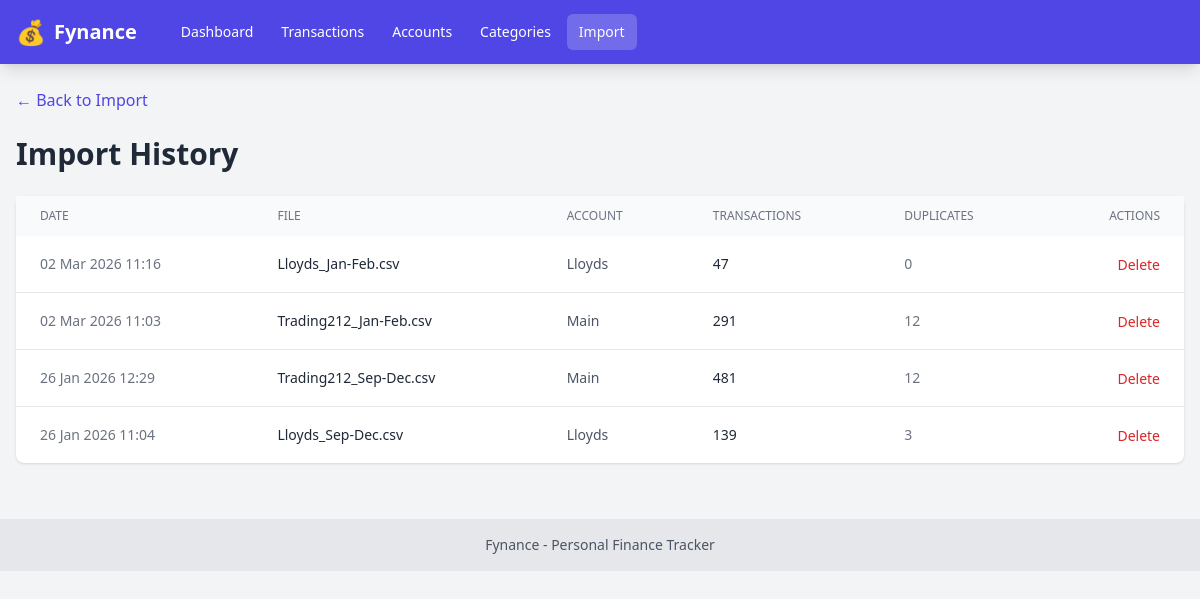
Page /imports/history on the committed database.
### app/models.py (models this page shows, shortened)
class Import(db.Model):
    __tablename__ = 'imports'
    id = db.Column(db.Integer, primary_key=True)
    account_id = db.Column(db.Integer, db.ForeignKey('accounts.id'), nullable=False)
    filename = db.Column(db.String(255))
    imported_at = db.Column(db.DateTime, default=datetime.utcnow)
    transaction_count = db.Column(db.Integer, default=0)
    duplicates_skipped = db.Column(db.Integer, default=0)
    transactions = db.relationship('Transaction', backref='import_record', lazy='dynamic')

class Account(db.Model):
    __tablename__ = 'accounts'
    id = db.Column(db.Integer, primary_key=True)
    name = db.Column(db.String(100), nullable=False)
    bank = db.Column(db.String(100))
    account_number = db.Column(db.String(50))
    currency = db.Column(db.String(3), default='GBP')
    created_at = db.Column(db.DateTime, default=datetime.utcnow)
    transactions = db.relationship('Transaction', backref='account', lazy='dynamic')
    imports = db.relationship('Import', backref='account', lazy='dynamic')

### app/routes/imports.py (the view)
@imports_bp.route('/history')
def import_history():
    imports = Import.query.order_by(Import.imported_at.desc()).all()
    return render_template('imports/history.html', imports=imports)

### app/templates/imports/history.html (shortened to what this page needs)
{% extends "base.html" %}
{% block content %}
<div class="mb-6">
    <a href="{{ url_for('imports.import_page') }}" class="text-indigo-600 hover:underline">← Back to Import</a>
</div>
<div class="flex items-center justify-between mb-6">
    <h1 class="text-3xl font-bold text-gray-800">Import History</h1>
</div>
<div class="bg-white rounded-lg shadow">
    {% if imports %}
    <div class="overflow-x-auto">
        <table class="w-full">
            <thead class="bg-gray-50">
                <tr>
                    <th class="px-6 py-3 text-left text-xs font-medium text-gray-500 uppercase">Date</th>
                    <th class="px-6 py-3 text-left text-xs font-medium text-gray-500 uppercase">File</th>
                    <th class="px-6 py-3 text-left text-xs font-medium text-gray-500 uppercase">Account</th>
                    <th class="px-6 py-3 text-left text-xs font-medium text-gray-500 uppercase">Transactions</th>
                    <th class="px-6 py-3 text-left text-xs font-medium text-gray-500 uppercase">Duplicates</th>
                    <th class="px-6 py-3 text-right text-xs font-medium text-gray-500 uppercase">Actions</th>
                </tr>
            </thead>
            <tbody class="divide-y divide-gray-200">
                {% for imp in imports %}
                <tr class="hover:bg-gray-50">
                    <td class="px-6 py-4 text-sm text-gray-500">{{ imp.imported_at.strftime('%d %b %Y %H:%M') }}</td>
                    <td class="px-6 py-4 text-sm text-gray-800">{{ imp.filename }}</td>
                    <td class="px-6 py-4 text-sm text-gray-600">{{ imp.account.name }}</td>
                    <td class="px-6 py-4 text-sm text-gray-800">{{ imp.transaction_count }}</td>
                    <td class="px-6 py-4 text-sm text-gray-500">{{ imp.duplicates_skipped }}</td>
                    <td class="px-6 py-4 text-right">
                        <form action="{{ url_for('imports.delete_import', import_id=imp.id) }}" method="POST"
                              onsubmit="return confirm('Delete this import and all its transactions?');"
                              class="inline">
                            <button type="submit" class="text-red-600 hover:text-red-800 text-sm">Delete</button>
                        </form>
                    </td>
                </tr>
                {% endfor %}
            </tbody>
        </table>
    </div>
    {% else %}
    <div class="p-12 text-center">
        <div class="text-4xl mb-4">📥</div>
        <p class="text-gray-600 mb-4">No imports yet</p>
        <a href="{{ url_for('imports.import_page') }}" class="text-indigo-600 hover:underline">Import your first statement</a>
    </div>
    {% endif %}
</div>
{% endblock %}

### rows in the picture
Import: imported_at "02 Mar 2026 11:16", filename "Lloyds_Jan-Feb.csv", account.name "Lloyds", transaction_count "47", duplicates_skipped "0"
Import: imported_at "02 Mar 2026 11:03", filename "Trading212_Jan-Feb.csv", account.name "Main", transaction_count "291", duplicates_skipped "12"
Import: imported_at "26 Jan 2026 12:29", filename "Trading212_Sep-Dec.csv", account.name "Main", transaction_count "481", duplicates_skipped "12"
Import: imported_at "26 Jan 2026 11:04", filename "Lloyds_Sep-Dec.csv", account.name "Lloyds", transaction_count "139", duplicates_skipped "3"
